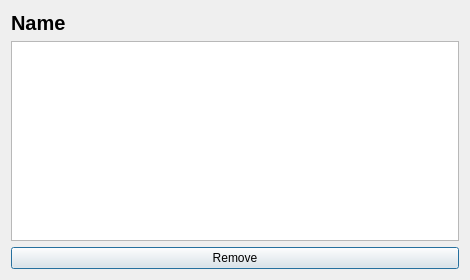
<?xml version="1.0" encoding="UTF-8"?>
<ui version="4.0">
 <class>sublistWindow</class>
 <widget class="QDialog" name="sublistWindow">
  <property name="geometry">
   <rect>
    <x>0</x>
    <y>0</y>
    <width>470</width>
    <height>280</height>
   </rect>
  </property>
  <property name="minimumSize">
   <size>
    <width>470</width>
    <height>280</height>
   </size>
  </property>
  <property name="maximumSize">
   <size>
    <width>470</width>
    <height>280</height>
   </size>
  </property>
  <property name="windowTitle">
   <string>Dialog</string>
  </property>
  <layout class="QVBoxLayout" name="verticalLayout">
   <item>
    <widget class="QLabel" name="nameLabel">
     <property name="font">
      <font>
       <pointsize>15</pointsize>
       <bold>true</bold>
      </font>
     </property>
     <property name="text">
      <string>Name</string>
     </property>
    </widget>
   </item>
   <item>
    <widget class="QTableView" name="subMoviesTable">
     <property name="editTriggers">
      <set>QAbstractItemView::EditTrigger::NoEditTriggers</set>
     </property>
     <property name="selectionMode">
      <enum>QAbstractItemView::SelectionMode::SingleSelection</enum>
     </property>
     <property name="selectionBehavior">
      <enum>QAbstractItemView::SelectionBehavior::SelectRows</enum>
     </property>
    </widget>
   </item>
   <item>
    <widget class="QPushButton" name="removeButton">
     <property name="text">
      <string>Remove</string>
     </property>
    </widget>
   </item>
  </layout>
 </widget>
 <resources/>
 <connections/>
</ui>
